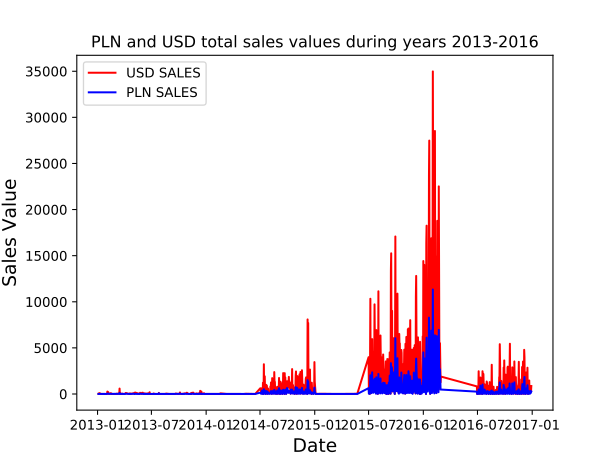

Write the Python code that produced this figure.
import matplotlib.pyplot as plt
import sqlite3
import datetime

databaseFile = 'sales_data_base.db'


def drawSalesChart():
    connection = sqlite3.connect(databaseFile)
    cursor = connection.cursor()
    dates = []
    USDSales = []
    PLNSales = []
    cursor.execute('''SELECT date 
                      FROM CurrencyQuotes 
                      GROUP BY date
                      ORDER BY date''')
    for date in cursor.fetchall():
        dates.append(datetime.datetime.strptime(date[0], '%Y-%m-%d').date())
    cursor.execute('''SELECT order_date, SUM(sales), SUM(price)
                      FROM SalesOrder JOIN CurrencyQuotes ON order_date = date
                      GROUP BY order_date
                      ORDER BY 1''')
    for date in cursor.fetchall():
        USDSales.append(date[1])
        PLNSales.append(date[2])

    plt.plot(dates, USDSales, color='red', label='USD SALES')
    plt.plot(dates, PLNSales, color='blue', label='PLN SALES')
    plt.xlabel('Date', fontsize=14)
    plt.ylabel('Sales Value', fontsize=14)
    plt.legend()
    plt.title("PLN and USD total sales values during years 2013-2016")
    plt.savefig('task5.svg')
    plt.show()
    connection.close()

